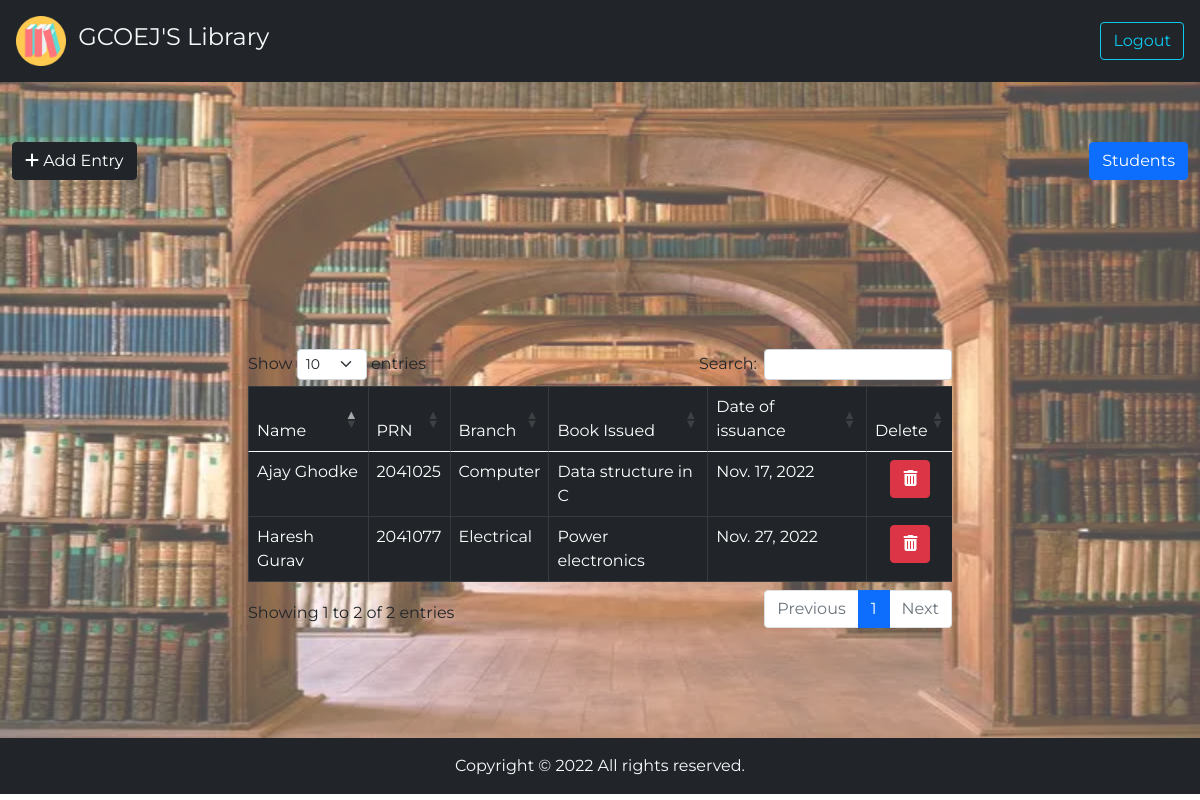
/entries/ (signed in), run on the app's committed database.
### APP/models.py (models this page shows, shortened)
class Entry(models.Model):
    Student = models.OneToOneField("Student", on_delete=models.CASCADE)
    Book_issued = models.CharField(max_length=50)
    date = models.DateField(auto_now_add=True)

class Student(models.Model):
    Fields = (
        ('Computer', 'Computer'),
        ('Electrical', 'Electrical'),
        ('Civil', 'Civil'),
        ('Mechanical', 'Mechanical'),
        ('Instrumentation', 'Instrumentation'),
        ('Electronics and Tele.', 'Electronics and Tele.')
    )
    Years = (
        ('1st', '1st'),
        ('2nd', '2nd'),
        ('3rd', '3rd'),
        ('4th', '4th')
    )
    name = models.CharField(max_length=50)
    prn = models.CharField(max_length=10)
    branch = models.CharField(max_length=25, choices=Fields)
    year = models.CharField(max_length=3, choices=Years)
    def __str__(self):
        return self.prn

### APP/views.py (the view)
# urls.py: path('entries/', views.entry, name="entry"),
@cache_control(no_cache=True, must_revalidade=True, no_store=True)
@login_required(login_url='login')
def entry(request):
    context = {}
    students = Student.objects.all()
    context['student'] = students
    entries = Entry.objects.all()
    context['entry'] = entries
    return render(request, 'entry.html', context)

### APP/templates/entry.html (shortened to what this page needs)
{% extends 'backend.html' %}
{% block btn %}
        <div class="col-lg-12">
            <a class="btn btn-dark" data-bs-toggle="modal" data-bs-target="#EntryModal"><i class="fas fa-plus"></i> Add Entry</a>
            <a class="btn btn-primary float-end" href="{% url 'backend' %}">Students</a>
        </div>
        {% endblock %}
{% block table %}
<table class="table table-bordered table-hover table-dark" id="Entry" >
    <thead>
        <tr>
            <td>Name</td>
            <td>PRN</td>
            <td>Branch</td>
            <td>Book Issued</td>
            <td>Date of issuance</td>
            <td>Delete</td>
        </tr>
    </thead>
    <tbody>
        {% for i in entry %}
            <tr>
                <td>{{i.Student.name}}</td>
                <td>{{i.Student}}</td>
                <td>{{i.Student.branch}}</td>
                <td>{{i.Book_issued}}</td>
                <td>{{i.date}}</td>
                <td class="text-center"><a href="/del_entry/{{i.id}}" class="btn btn-danger" title="Delete entry"><i class="fas fa-trash-can"></i></a></td>
            </tr>
        {% endfor %}
    </tbody>
</table>
{% endblock table %}

### APP/static/css/style.css (style rules this page uses)
* { margin: 0; padding: 0; outline: none; box-sizing: border-box; font-family: 'Montserrat', sans-serif; }

### data on the page
Entry: Student.name "Ajay Ghodke", Student "2041025", Student.branch "Computer", Book_issued "Data structure in C", date "Nov. 17, 2022"
Entry: Student.name "Haresh Gurav", Student "2041077", Student.branch "Electrical", Book_issued "Power electronics", date "Nov. 27, 2022"
